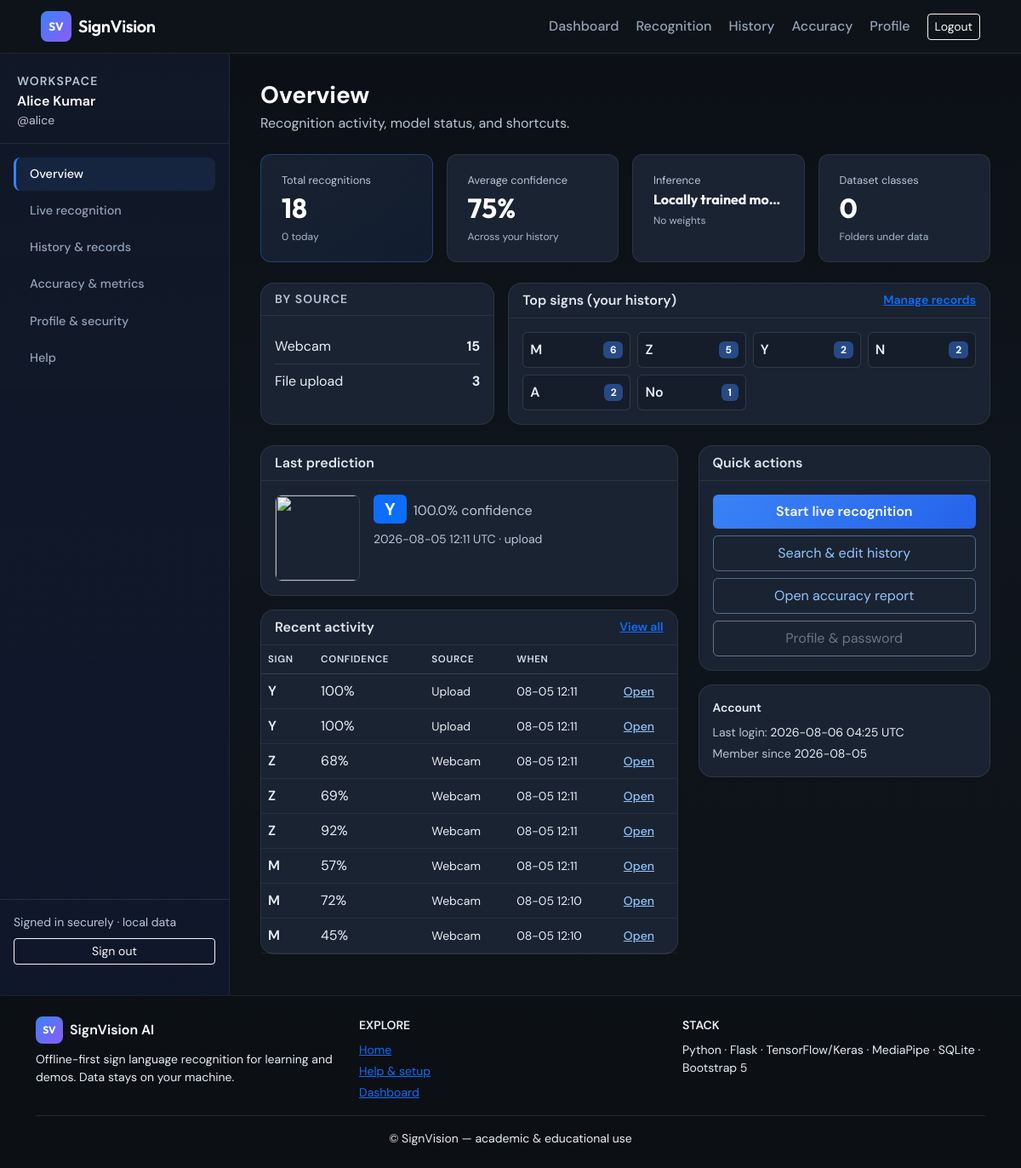
/dashboard (signed in), run on the app's committed database.
### app/models.py (models this page shows, shortened)
class User(UserMixin, db.Model):
    __tablename__ = "users"
    id = db.Column(db.Integer, primary_key=True)
    full_name = db.Column(db.String(120), nullable=False)
    email = db.Column(db.String(120), unique=True, nullable=False, index=True)
    username = db.Column(db.String(64), unique=True, nullable=False, index=True)
    password_hash = db.Column(db.String(256), nullable=False)
    is_admin = db.Column(db.Boolean, default=False)
    is_active = db.Column(db.Boolean, default=True)
    last_login = db.Column(db.DateTime)
    last_activity = db.Column(db.DateTime)
    created_at = db.Column(db.DateTime, default=datetime.utcnow)
    recognitions = db.relationship("RecognitionHistory", backref="user", lazy="dynamic")
    prediction_logs = db.relationship("PredictionLog", backref="user", lazy="dynamic")

class RecognitionHistory(db.Model):
    __tablename__ = "recognition_history"
    id = db.Column(db.Integer, primary_key=True)
    user_id = db.Column(db.Integer, db.ForeignKey("users.id"), nullable=False, index=True)
    predicted_sign = db.Column(db.String(64), nullable=False)
    confidence = db.Column(db.Float, nullable=False)
    created_at = db.Column(db.DateTime, default=datetime.utcnow, index=True)
    source = db.Column(db.String(32), default="webcam")
    user_note = db.Column(db.String(512), nullable=True)
    source_image_relpath = db.Column(db.String(512), nullable=True)

### app/blueprints/main.py (the view)
@bp.route("/dashboard")
@login_required
def dashboard():
    uid = current_user.id
    total = RecognitionHistory.query.filter_by(user_id=uid).count()
    last = (
        RecognitionHistory.query.filter_by(user_id=uid)
        .order_by(desc(RecognitionHistory.created_at))
        .first()
    )
    recent = (
        RecognitionHistory.query.filter_by(user_id=uid)
        .order_by(desc(RecognitionHistory.created_at))
        .limit(8)
        .all()
    )
    avg_conf = db.session.query(func.avg(RecognitionHistory.confidence)).filter(
        RecognitionHistory.user_id == uid
    ).scalar()
    today = datetime.utcnow().date()
    today_count = RecognitionHistory.query.filter(
        RecognitionHistory.user_id == uid,
        RecognitionHistory.created_at >= datetime.combine(today, datetime.min.time()),
    ).count()
    top_signs = (
        db.session.query(
            RecognitionHistory.predicted_sign,
            func.count(RecognitionHistory.id).label("cnt"),
        )
        .filter(RecognitionHistory.user_id == uid)
        .group_by(RecognitionHistory.predicted_sign)
        .order_by(desc("cnt"))
        .limit(6)
        .all()
    )
    webcam_count = RecognitionHistory.query.filter_by(user_id=uid, source="webcam").count()
    upload_count = RecognitionHistory.query.filter_by(user_id=uid, source="upload").count()
    classes = dataset_class_counts(current_app.config["DATASET_ROOT"])
    has_model = model_exists(current_app)
    _, _, inference_source = resolve_inference_paths(current_app.config)
    inference_label = (
        "Pretrained model (admin upload)" if inference_source == "pretrained" else "Locally trained model"
    )
    return render_template(
        "user/dashboard.html",
        total_attempts=total,
        last_prediction=last,
        recent=recent,
        avg_confidence=float(avg_conf or 0),
        class_counts=classes,
        has_model=has_model,
        today_count=today_count,
        top_signs=top_signs,
        webcam_count=webcam_count,
        upload_count=upload_count,
        inference_label=inference_label,
    )

### templates/user/dashboard.html (shortened to what this page needs)
{% extends "user/base_user.html" %}
{% block user_header %}
<div class="mb-4">
  <h1 class="h3 fw-bold mb-1 text-white">Overview</h1>
  <p class="user-text-subtle mb-0">Recognition activity, model status, and shortcuts.</p>
</div>
{% endblock %}
{% block user_body %}
<div class="row g-3 mb-4">
  <div class="col-6 col-xl-3">
    <div class="stat-tile stat-tile-highlight h-100">
      <p class="mb-1">Total recognitions</p>
      <h3 class="display-6 fs-2 mb-0">{{ total_attempts }}</h3>
      <span class="stat-tile-sub">{{ today_count }} today</span>
    </div>
  </div>
  <div class="col-6 col-xl-3">
    <div class="stat-tile h-100">
      <p class="mb-1">Average confidence</p>
      <h3 class="fs-2 mb-0">{% if avg_confidence %}{{ "%.0f"|format(avg_confidence * 100) }}%{% else %}—{% endif %}</h3>
      <span class="stat-tile-sub">Across your history</span>
    </div>
  </div>
  <div class="col-6 col-xl-3">
    <div class="stat-tile h-100">
      <p class="mb-1">Inference</p>
      <h3 class="fs-6 text-truncate mb-0">{{ inference_label }}</h3>
      <span class="stat-tile-sub">{% if has_model %}Ready{% else %}No weights{% endif %}</span>
    </div>
  </div>
  <div class="col-6 col-xl-3">
    <div class="stat-tile h-100">
      <p class="mb-1">Dataset classes</p>
      <h3 class="fs-2 mb-0">{{ class_counts|length }}</h3>
      <span class="stat-tile-sub">Folders under data</span>
    </div>
  </div>
</div>
<div class="row g-3 mb-4">
  <div class="col-md-4">
    <div class="card card-app h-100">
      <div class="card-header small user-text-subtle text-uppercase letter-space">By source</div>
      <div class="card-body user-text-primary">
        <div class="d-flex justify-content-between py-2 border-bottom border-secondary border-opacity-25">
          <span>Webcam</span><strong>{{ webcam_count }}</strong>
        </div>
        <div class="d-flex justify-content-between py-2">
          <span>File upload</span><strong>{{ upload_count }}</strong>
        </div>
      </div>
    </div>
  </div>
  <div class="col-md-8">
    <div class="card card-app h-100">
      <div class="card-header d-flex justify-content-between align-items-center">
        <span>Top signs (your history)</span>
        <a href="{{ url_for('main.history') }}" class="small">Manage records</a>
      </div>
      <div class="card-body">
        {% if top_signs %}
        <div class="row g-2">
          {% for sign, cnt in top_signs %}
          <div class="col-6 col-sm-4 col-md-3">
            <div class="d-flex justify-content-between align-items-center rounded px-2 py-2 top-sign-pill">
              <span class="fw-semibold text-truncate me-1">{{ sign }}</span>
              <span class="badge">{{ cnt }}</span>
            </div>
          </div>
          {% endfor %}
        </div>
        {% else %}
        <p class="user-text-subtle mb-0 small">No data yet. Run live recognition or upload an image.</p>
        {% endif %}
      </div>
    </div>
  </div>
</div>
<div class="row g-4">
  <div class="col-lg-7">
    <div class="card card-app mb-3">
      <div class="card-header">Last prediction</div>
      <div class="card-body">
        {% if last_prediction %}
        <div class="d-flex flex-wrap align-items-start gap-3">
          {% if last_prediction.source_image_relpath and last_prediction.source == 'upload' %}
          <a href="{{ url_for('main.history_upload_image', hid=last_prediction.id) }}" class="flex-shrink-0 dashboard-thumb-wrap">
            <img src="{{ url_for('main.history_upload_image', hid=last_prediction.id) }}" alt="" class="rounded dashboard-thumb">
          </a>
          {% endif %}
          <div>
            <div class="d-flex flex-wrap align-items-baseline gap-2 mb-2">
              <span class="badge bg-primary fs-5">{{ last_prediction.predicted_sign }}</span>
              <span class="user-text-subtle">{{ "%.1f"|format(last_prediction.confidence * 100) }}% confidence</span>
            </div>
            <p class="small user-text-subtle mb-0">{{ last_prediction.created_at.strftime('%Y-%m-%d %H:%M UTC') }} · {{ last_prediction.source or 'webcam' }}</p>
          </div>
        </div>
        {% else %}
        <p class="user-text-subtle mb-0">No predictions yet.</p>
        {% endif %}
      </div>
    </div>
    <div class="card card-app">
      <div class="card-header d-flex justify-content-between align-items-center">
        <span>Recent activity</span>
        <a href="{{ url_for('main.history') }}" class="small">View all</a>
      </div>
      <div class="card-body p-0 table-responsive">
        <table class="table table-dark-custom mb-0 align-middle user-table">
          <thead><tr><th>Sign</th><th>Confidence</th><th>Source</th><th>When</th><th></th></tr></thead>
          <tbody>
            {% for r in recent %}
            <tr>
              <td class="fw-semibold">{{ r.predicted_sign }}</td>
              <td>{{ "%.0f"|format(r.confidence * 100) }}%</td>
              <td class="text-capitalize small">{{ r.source or '—' }}</td>
              <td class="small user-text-subtle">{{ r.created_at.strftime('%m-%d %H:%M') }}</td>
              <td><a class="small user-table-link" href="{{ url_for('main.history_detail', hid=r.id) }}">Open</a></td>
            </tr>
            {% else %}
            <tr><td colspan="5" class="user-text-subtle px-3 py-4">No records.</td></tr>
            {% endfor %}
          </tbody>
        </table>
      </div>
    </div>
  </div>
  <div class="col-lg-5">
    <div class="card card-app mb-3">
      <div class="card-header">Quick actions</div>
      <div class="card-body d-grid gap-2 quick-actions">
        <a class="btn btn-accent" href="{{ url_for('main.recognition') }}">Start live recognition</a>
        <a class="btn btn-outline-primary" href="{{ url_for('main.history') }}">Search &amp; edit history</a>
        <a class="btn btn-outline-primary" href="{{ url_for('main.evaluate') }}">Open accuracy report</a>
        <a class="btn btn-outline-secondary" href="{{ url_for('main.profile') }}">Profile &amp; password</a>
      </div>
    </div>
    <div class="card card-app border border-secondary border-opacity-25">
      <div class="card-body small">
        <p class="mb-2 fw-semibold user-text-primary">Account</p>
        <p class="mb-1 user-text-subtle">Last login: <span class="user-text-primary">{{ current_user.last_login.strftime('%Y-%m-%d %H:%M UTC') if current_user.last_login else '—' }}</span></p>
        <p class="mb-0 user-text-subtle">Member since <span class="user-text-primary">{{ current_user.created_at.strftime('%Y-%m-%d') if current_user.created_at else '—' }}</span></p>
      </div>
    </div>
  </div>
</div>
{% endblock %}

### templates/user/base_user.html
{% extends "base.html" %}
{% block content %}
<div class="user-shell user-panel">
  <aside class="user-sidebar d-none d-lg-flex flex-column">
    <div class="user-sidebar-brand">
      <span class="text-uppercase small user-text-subtle fw-semibold letter-space">Workspace</span>
      <p class="mb-0 fw-semibold text-white">{{ current_user.full_name }}</p>
      <p class="small user-text-subtle mb-0">@{{ current_user.username }}</p>
    </div>
    <nav class="nav flex-column gap-1 px-2">
      <a class="user-nav-link {% if request.endpoint == 'main.dashboard' %}active{% endif %}" href="{{ url_for('main.dashboard') }}">Overview</a>
      <a class="user-nav-link {% if request.endpoint == 'main.recognition' %}active{% endif %}" href="{{ url_for('main.recognition') }}">Live recognition</a>
      <a class="user-nav-link {% if request.endpoint in ['main.history', 'main.history_detail'] %}active{% endif %}" href="{{ url_for('main.history') }}">History &amp; records</a>
      <a class="user-nav-link {% if request.endpoint == 'main.evaluate' %}active{% endif %}" href="{{ url_for('main.evaluate') }}">Accuracy &amp; metrics</a>
      <a class="user-nav-link {% if request.endpoint == 'main.profile' %}active{% endif %}" href="{{ url_for('main.profile') }}">Profile &amp; security</a>
      <a class="user-nav-link" href="{{ url_for('main.help_page') }}">Help</a>
    </nav>
    <div class="mt-auto pt-3 px-3 pb-3 border-top border-secondary border-opacity-25">
      <p class="small user-text-subtle mb-2">Signed in securely · local data</p>
      <a class="btn btn-outline-light btn-sm w-100" href="{{ url_for('auth.logout') }}">Sign out</a>
    </div>
  </aside>
  <div class="user-main">
    <div class="user-main-inner">
      {% block user_header %}{% endblock %}
      {% block user_body %}{% endblock %}
    </div>
  </div>
</div>
{% endblock %}

### data on the page
User: full_name "Alice Kumar", username "alice", last_login "2026-08-06 04:25 UTC", created_at "2026-08-05"
RecognitionHistory: predicted_sign "Y", last_prediction.confidence*100 "100.0", created_at "2026-08-05 12:11 UTC", source "upload", r.confidence*100 "100", source "Upload", created_at "08-05 12:11"
RecognitionHistory: predicted_sign "Y", r.confidence*100 "100", source "Upload", created_at "08-05 12:11"
RecognitionHistory: predicted_sign "Z", r.confidence*100 "68", source "Webcam", created_at "08-05 12:11"
RecognitionHistory: predicted_sign "Z", r.confidence*100 "69", source "Webcam", created_at "08-05 12:11"
RecognitionHistory: predicted_sign "Z", r.confidence*100 "92", source "Webcam", created_at "08-05 12:11"
RecognitionHistory: predicted_sign "M", r.confidence*100 "57", source "Webcam", created_at "08-05 12:11"
RecognitionHistory: predicted_sign "M", r.confidence*100 "72", source "Webcam", created_at "08-05 12:10"
RecognitionHistory: predicted_sign "M", r.confidence*100 "45", source "Webcam", created_at "08-05 12:10"

### other printed values
{{ total_attempts }} "18"
{{ today_count }} "0"
{{ "%.0f"|format(avg_confidence * 100) }} "75"
{{ inference_label }} "Locally trained mo…"
{{ class_counts|length }} "0"
{{ webcam_count }} "15"
{{ upload_count }} "3"
{{ sign }} "M" "Z" "Y" "N" "A" "No"
{{ cnt }} "6" "5" "2" "2" "2" "1"
